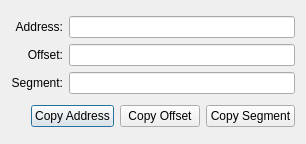
<?xml version="1.0" encoding="UTF-8"?>
<ui version="4.0">
 <class>FLCDialog</class>
 <widget class="QDialog" name="FLCDialog">
  <property name="geometry">
   <rect>
    <x>0</x>
    <y>0</y>
    <width>306</width>
    <height>144</height>
   </rect>
  </property>
  <property name="windowTitle">
   <string>FLC</string>
  </property>
  <layout class="QVBoxLayout" name="verticalLayout">
   <item>
    <layout class="QGridLayout" name="gridLayout" rowstretch="0,1,0">
     <item row="0" column="0">
      <widget class="QLabel" name="label">
       <property name="text">
        <string>Address:</string>
       </property>
       <property name="alignment">
        <set>Qt::AlignRight|Qt::AlignTrailing|Qt::AlignVCenter</set>
       </property>
      </widget>
     </item>
     <item row="0" column="1">
      <widget class="QLineEdit" name="leAddress">
       <property name="placeholderText">
        <string/>
       </property>
      </widget>
     </item>
     <item row="1" column="0">
      <widget class="QLabel" name="label_2">
       <property name="text">
        <string>Offset:</string>
       </property>
       <property name="alignment">
        <set>Qt::AlignRight|Qt::AlignTrailing|Qt::AlignVCenter</set>
       </property>
      </widget>
     </item>
     <item row="1" column="1">
      <widget class="QLineEdit" name="leOffset"/>
     </item>
     <item row="2" column="0">
      <widget class="QLabel" name="label_3">
       <property name="text">
        <string>Segment:</string>
       </property>
       <property name="alignment">
        <set>Qt::AlignRight|Qt::AlignTrailing|Qt::AlignVCenter</set>
       </property>
      </widget>
     </item>
     <item row="2" column="1">
      <widget class="QLineEdit" name="leSegment">
       <property name="readOnly">
        <bool>true</bool>
       </property>
      </widget>
     </item>
    </layout>
   </item>
   <item>
    <layout class="QHBoxLayout" name="horizontalLayout">
     <item>
      <spacer name="horizontalSpacer">
       <property name="orientation">
        <enum>Qt::Horizontal</enum>
       </property>
       <property name="sizeHint" stdset="0">
        <size>
         <width>40</width>
         <height>20</height>
        </size>
       </property>
      </spacer>
     </item>
     <item>
      <widget class="QPushButton" name="pbCopyAddress">
       <property name="text">
        <string>Copy Address</string>
       </property>
      </widget>
     </item>
     <item>
      <widget class="QPushButton" name="pbCopyOffset">
       <property name="text">
        <string>Copy Offset</string>
       </property>
      </widget>
     </item>
     <item>
      <widget class="QPushButton" name="pbCopySegment">
       <property name="text">
        <string>Copy Segment</string>
       </property>
      </widget>
     </item>
    </layout>
   </item>
  </layout>
 </widget>
 <resources/>
 <connections/>
</ui>
